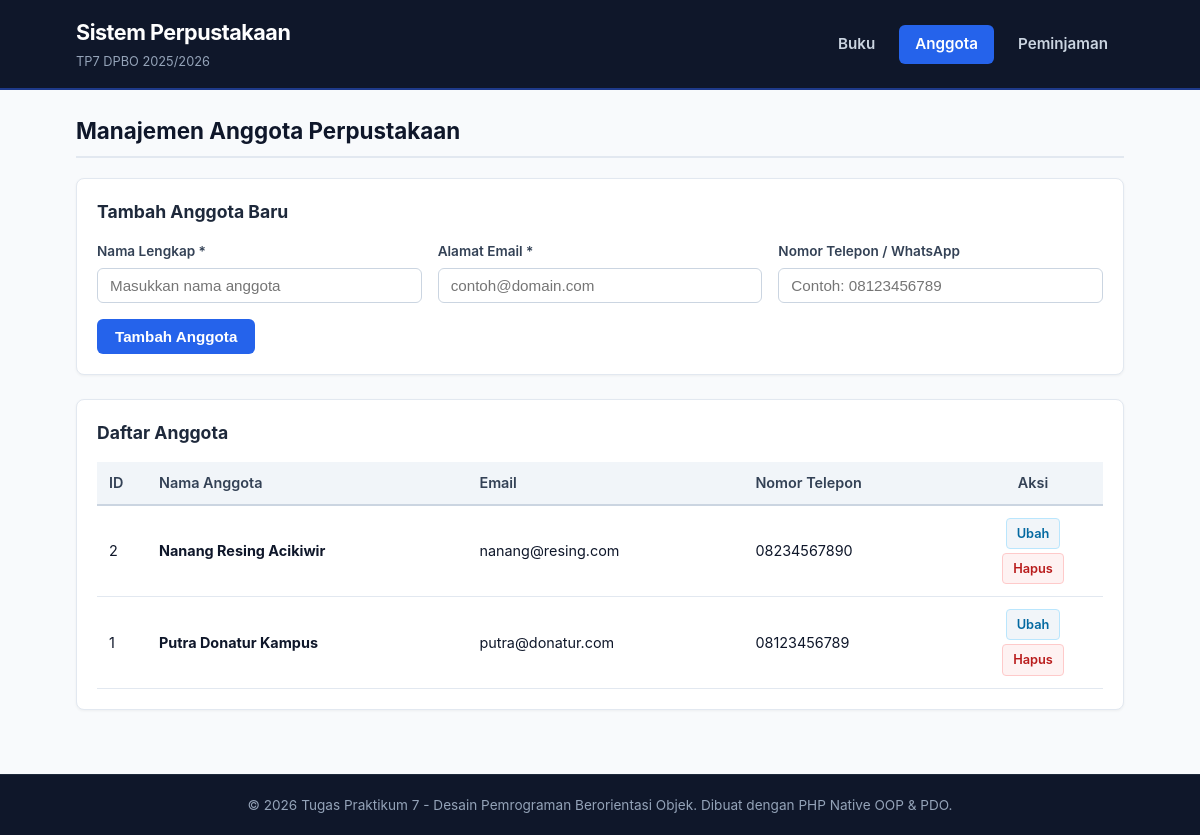
/index.php?page=members, run on the app's committed database.
### tables this page shows
CREATE TABLE IF NOT EXISTS members (
    id INT AUTO_INCREMENT PRIMARY KEY,
    name VARCHAR(100) NOT NULL,
    email VARCHAR(100) UNIQUE,
    phone VARCHAR(15)
);

### config/db.php (called while the page is built, shortened)
<?php
class Database {
    private $host = "localhost";
    private $username = "root";
    private $password = "";
    private $dbname = "db_library";
    public function __construct() {
        try {
            $this->conn = new PDO("mysql:host={$this->host};dbname={$this->dbname};charset=utf8mb4", $this->username, $this->password);
        } catch (PDOException $e) {
            die("Koneksi database gagal: " . $e->getMessage());
        }
    }
}
?>

### class/Member.php (called while the page is built, shortened)
<?php
require_once __DIR__ . '/../config/db.php';
class Member {
    private $db;
    public function __construct() {
        $this->db = (new Database())->conn;
    }
    public function getAllMembers() {
        $stmt = $this->db->prepare("SELECT * FROM members ORDER BY id DESC");
        $stmt->execute();
        return $stmt->fetchAll();
    }
}
?>

### view/members.php (the view, shortened to what this page needs)
<?php
$editMember = null;
?>
<div class="page-header">
    <h2>Manajemen Anggota Perpustakaan</h2>
</div>
<div class="card form-card">
    <h3><?= $editMember ? 'Ubah Data Anggota' : 'Tambah Anggota Baru' ?></h3>
    <form method="POST" action="index.php?page=members" class="grid-form">
        <div class="form-group">
            <label for="name">Nama Lengkap *</label>
            <input type="text" id="name" name="name" required value="<?= $editMember ? htmlspecialchars($editMember['name']) : '' ?>" placeholder="Masukkan nama anggota">
        </div>
        <div class="form-group">
            <label for="email">Alamat Email *</label>
            <input type="email" id="email" name="email" required value="<?= $editMember ? htmlspecialchars($editMember['email']) : '' ?>" placeholder="contoh@domain.com">
        </div>
        <div class="form-group">
            <label for="phone">Nomor Telepon / WhatsApp</label>
            <input type="text" id="phone" name="phone" value="<?= $editMember ? htmlspecialchars($editMember['phone'] ?? '') : '' ?>" placeholder="Contoh: 08123456789">
        </div>
        <div class="form-actions">
            <?php if ($editMember): ?>
                <button type="submit" name="update_member" class="btn btn-primary">Simpan Perubahan</button>
                <a href="index.php?page=members" class="btn btn-secondary">Batal</a>
            <?php else: ?>
                <button type="submit" name="add_member" class="btn btn-primary">Tambah Anggota</button>
            <?php endif; ?>
        </div>
    </form>
</div>
<div class="card table-card">
    <h3>Daftar Anggota</h3>
    <div class="table-responsive">
        <table>
            <thead>
                <tr>
                    <th style="width: 50px;">ID</th>
                    <th>Nama Anggota</th>
                    <th>Email</th>
                    <th>Nomor Telepon</th>
                    <th style="width: 140px; text-align: center;">Aksi</th>
                </tr>
            </thead>
            <tbody>
                <?php
                $membersList = $member->getAllMembers();
                if (empty($membersList)):
                ?>
                <tr>
                    <td colspan="5" class="text-center text-muted">Belum ada data anggota.</td>
                </tr>
                <?php else: ?>
                    <?php foreach ($membersList as $m): ?>
                    <tr>
                        <td><?= htmlspecialchars($m['id']) ?></td>
                        <td><strong><?= htmlspecialchars($m['name']) ?></strong></td>
                        <td><?= htmlspecialchars($m['email']) ?></td>
                        <td><?= htmlspecialchars($m['phone'] ?? '-') ?></td>
                        <td style="text-align: center;">
                            <a href="index.php?page=members&edit=<?= $m['id'] ?>" class="btn-sm btn-edit">Ubah</a>
                            <a href="index.php?page=members&action=delete&id=<?= $m['id'] ?>" class="btn-sm btn-delete" onclick="return confirm('Apakah Anda yakin ingin menghapus anggota \'<?= htmlspecialchars(addslashes($m['name'])) ?>\'?');">Hapus</a>
                        </td>
                    </tr>
                    <?php endforeach; ?>
                <?php endif; ?>
            </tbody>
        </table>
    </div>
</div>

### style.css (style rules this page uses)
:root { --bg-page: #f8fafc; --bg-card: #ffffff; --text-main: #0f172a; --text-muted: #64748b; --border-color: #cbd5e1; --border-light: #e2e8f0; --primary: #1e3a8a; --primary-hover: #1e40af; --secondary: #475569; --secondary-hover: #334155; --success: #15803d; --success-bg: #dcfce7; --warning: #b45309; --warning-bg: #fef3c7; --danger: #b91c1c; --danger-bg: #fee2e2; }
* { box-sizing: border-box; margin: 0; padding: 0; }
body { font-family: -apple-system, BlinkMacSystemFont, "Segoe UI", Roboto, Helvetica, Arial, sans-serif; background-color: var(--bg-page); color: var(--text-main); line-height: 1.5; min-height: 100vh; display: flex; flex-direction: column; }
.page-header { margin-bottom: 20px; }
.page-header h2 { font-size: 1.4rem; color: #0f172a; border-bottom: 2px solid var(--border-light); padding-bottom: 8px; }
.card { background-color: var(--bg-card); border: 1px solid var(--border-light); border-radius: 8px; padding: 20px; margin-bottom: 24px; box-shadow: 0 1px 3px rgba(0, 0, 0, 0.05); }
.card h3 { font-size: 1.1rem; margin-bottom: 16px; color: #1e293b; }
.grid-form { display: grid; grid-template-columns: repeat(auto-fit, minmax(240px, 1fr)); gap: 16px; align-items: flex-end; }
.form-group { display: flex; flex-direction: column; }
.form-group label { font-size: 0.85rem; font-weight: 600; color: #334155; margin-bottom: 6px; }
.form-group input, .form-group select { padding: 8px 12px; border: 1px solid var(--border-color); border-radius: 6px; font-size: 0.95rem; color: var(--text-main); background-color: #ffffff; }
.form-actions { display: flex; gap: 8px; align-items: center; }
.btn { display: inline-block; padding: 9px 18px; font-size: 0.95rem; font-weight: 600; text-align: center; text-decoration: none; border: none; border-radius: 6px; cursor: pointer; transition: background-color 0.15s ease; }
.btn-primary { background-color: #2563eb; color: #ffffff; }
.btn-sm { display: inline-block; padding: 5px 10px; font-size: 0.8rem; font-weight: 600; text-decoration: none; border-radius: 4px; margin: 2px; }
.btn-edit { background-color: #f1f5f9; color: #0369a1; border: 1px solid #bae6fd; }
.btn-delete { background-color: #fef2f2; color: #b91c1c; border: 1px solid #fecaca; }
.table-responsive { overflow-x: auto; }
table { width: 100%; border-collapse: collapse; font-size: 0.9rem; text-align: left; }
thead { background-color: #f1f5f9; }
th { padding: 10px 12px; font-weight: 600; color: #334155; border-bottom: 2px solid var(--border-color); }
td { padding: 10px 12px; border-bottom: 1px solid var(--border-light); vertical-align: middle; }

### data on the page
members: id "2", name "Nanang Resing Acikiwir", email "nanang@resing.com", phone "08234567890"
members: id "1", name "Putra Donatur Kampus", email "putra@donatur.com", phone "08123456789"
